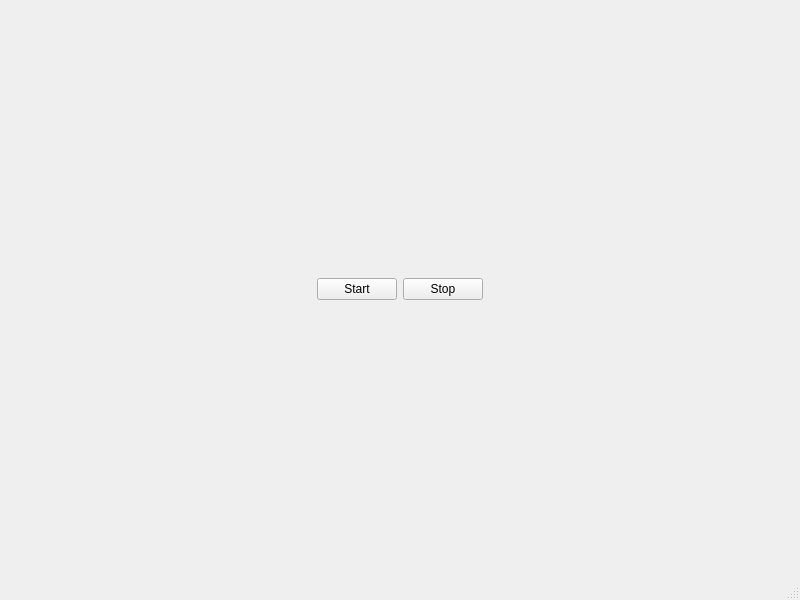
<?xml version="1.0" encoding="UTF-8"?>
<ui version="4.0">
 <class>MyWindow</class>
 <widget class="QMainWindow" name="MyWindow">
  <property name="geometry">
   <rect>
    <x>0</x>
    <y>0</y>
    <width>800</width>
    <height>600</height>
   </rect>
  </property>
  <property name="windowTitle">
   <string>MyWindow</string>
  </property>
  <widget class="QWidget" name="centralwidget">
   <layout class="QHBoxLayout" name="horizontalLayout">
    <item>
     <spacer name="horizontalSpacer">
      <property name="orientation">
       <enum>Qt::Horizontal</enum>
      </property>
      <property name="sizeHint" stdset="0">
       <size>
        <width>40</width>
        <height>20</height>
       </size>
      </property>
     </spacer>
    </item>
    <item>
     <widget class="QPushButton" name="btnStart">
      <property name="text">
       <string>Start</string>
      </property>
     </widget>
    </item>
    <item>
     <widget class="QPushButton" name="btnStop">
      <property name="text">
       <string>Stop</string>
      </property>
     </widget>
    </item>
    <item>
     <spacer name="horizontalSpacer_2">
      <property name="orientation">
       <enum>Qt::Horizontal</enum>
      </property>
      <property name="sizeHint" stdset="0">
       <size>
        <width>40</width>
        <height>20</height>
       </size>
      </property>
     </spacer>
    </item>
   </layout>
  </widget>
  <widget class="QMenuBar" name="menubar">
   <property name="geometry">
    <rect>
     <x>0</x>
     <y>0</y>
     <width>800</width>
     <height>22</height>
    </rect>
   </property>
  </widget>
  <widget class="QStatusBar" name="statusbar"/>
 </widget>
 <resources/>
 <connections/>
</ui>
